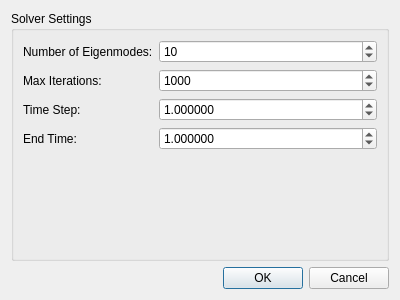
<?xml version="1.0" encoding="UTF-8"?>
<ui version="4.0">
 <class>TaskPanel</class>
 <widget class="QWidget" name="TaskPanel">
  <property name="geometry">
   <rect>
    <x>0</x>
    <y>0</y>
    <width>400</width>
    <height>300</height>
   </rect>
  </property>
  <layout class="QVBoxLayout" name="verticalLayout">
   <item>
    <widget class="QGroupBox" name="gb_solver">
     <property name="title">
      <string>Solver Settings</string>
     </property>
     <layout class="QFormLayout" name="formLayout">
      <item row="0" column="0">
       <widget class="QLabel" name="label_eigenmodes">
        <property name="text">
         <string>Number of Eigenmodes:</string>
        </property>
       </widget>
      </item>
      <item row="0" column="1">
       <widget class="QSpinBox" name="sb_eigenmodes">
        <property name="minimum">
         <number>1</number>
        </property>
        <property name="maximum">
         <number>1000</number>
        </property>
        <property name="value">
         <number>10</number>
        </property>
       </widget>
      </item>
      <item row="1" column="0">
       <widget class="QLabel" name="label_cycles">
        <property name="text">
         <string>Max Iterations:</string>
        </property>
       </widget>
      </item>
      <item row="1" column="1">
       <widget class="QSpinBox" name="sb_cycles">
        <property name="minimum">
         <number>1</number>
        </property>
        <property name="maximum">
         <number>1000000</number>
        </property>
        <property name="value">
         <number>1000</number>
        </property>
       </widget>
      </item>
      <item row="2" column="0">
       <widget class="QLabel" name="label_time_step">
        <property name="text">
         <string>Time Step:</string>
        </property>
       </widget>
      </item>
      <item row="2" column="1">
       <widget class="QDoubleSpinBox" name="dsb_time_step">
        <property name="decimals">
         <number>6</number>
        </property>
        <property name="maximum">
         <double>1.000000000000000e+15</double>
        </property>
        <property name="singleStep">
         <double>0.100000000000000</double>
        </property>
        <property name="value">
         <double>1.000000000000000</double>
        </property>
       </widget>
      </item>
      <item row="3" column="0">
       <widget class="QLabel" name="label_time_end">
        <property name="text">
         <string>End Time:</string>
        </property>
       </widget>
      </item>
      <item row="3" column="1">
       <widget class="QDoubleSpinBox" name="dsb_time_end">
        <property name="decimals">
         <number>6</number>
        </property>
        <property name="maximum">
         <double>1.000000000000000e+15</double>
        </property>
        <property name="singleStep">
         <double>0.100000000000000</double>
        </property>
        <property name="value">
         <double>1.000000000000000</double>
        </property>
       </widget>
      </item>
     </layout>
    </widget>
   </item>
   <item>
    <widget class="QDialogButtonBox" name="buttonBox">
     <property name="orientation">
      <enum>Qt::Horizontal</enum>
     </property>
     <property name="standardButtons">
      <set>QDialogButtonBox::Cancel|QDialogButtonBox::Ok</set>
     </property>
    </widget>
   </item>
  </layout>
 </widget>
 <resources/>
 <connections>
  <connection>
   <sender>buttonBox</sender>
   <signal>accepted()</signal>
   <receiver>TaskPanel</receiver>
   <slot>accept()</slot>
   <hints>
    <hint type="sourcelabel">
     <x>248</x>
     <y>254</y>
    </hint>
    <hint type="destinationlabel">
     <x>157</x>
     <y>274</y>
    </hint>
   </hints>
  </connection>
  <connection>
   <sender>buttonBox</sender>
   <signal>rejected()</signal>
   <receiver>TaskPanel</receiver>
   <slot>reject()</slot>
   <hints>
    <hint type="sourcelabel">
     <x>316</x>
     <y>260</y>
    </hint>
    <hint type="destinationlabel">
     <x>286</x>
     <y>274</y>
    </hint>
   </hints>
  </connection>
 </connections>
</ui>
